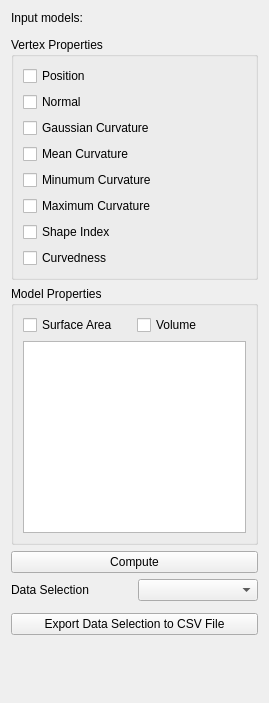
<?xml version="1.0" encoding="UTF-8"?>
<ui version="4.0">
 <class>SurfaceFeatureExtractor</class>
 <widget class="qMRMLWidget" name="SurfaceFeatureExtractor">
  <property name="geometry">
   <rect>
    <x>0</x>
    <y>0</y>
    <width>269</width>
    <height>703</height>
   </rect>
  </property>
  <layout class="QVBoxLayout" name="verticalLayout_2">
   <item>
    <widget class="QLabel" name="label">
     <property name="text">
      <string>Input models:</string>
     </property>
    </widget>
   </item>
   <item>
    <widget class="qMRMLCheckableNodeComboBox" name="CheckableNodeComboBox_inputNodes">
     <property name="nodeTypes">
      <stringlist>
       <string>vtkMRMLModelNode</string>
      </stringlist>
     </property>
    </widget>
   </item>
   <item>
    <widget class="QGroupBox" name="groupBox">
     <property name="title">
      <string>Vertex Properties</string>
     </property>
     <layout class="QVBoxLayout" name="verticalLayout">
      <item>
       <widget class="QCheckBox" name="checkBox_position">
        <property name="text">
         <string>Position</string>
        </property>
       </widget>
      </item>
      <item>
       <widget class="QCheckBox" name="checkBox_normal">
        <property name="text">
         <string>Normal</string>
        </property>
       </widget>
      </item>
      <item>
       <widget class="QCheckBox" name="checkBox_gaussianCurvature">
        <property name="text">
         <string>Gaussian Curvature</string>
        </property>
       </widget>
      </item>
      <item>
       <widget class="QCheckBox" name="checkBox_meanCurvature">
        <property name="text">
         <string>Mean Curvature</string>
        </property>
       </widget>
      </item>
      <item>
       <widget class="QCheckBox" name="checkBox_minimumCurvature">
        <property name="text">
         <string>Minumum Curvature</string>
        </property>
       </widget>
      </item>
      <item>
       <widget class="QCheckBox" name="checkBox_maximumCurvature">
        <property name="text">
         <string>Maximum Curvature</string>
        </property>
       </widget>
      </item>
      <item>
       <widget class="QCheckBox" name="checkBox_shapeIndex">
        <property name="text">
         <string>Shape Index</string>
        </property>
       </widget>
      </item>
      <item>
       <widget class="QCheckBox" name="checkBox_curvedness">
        <property name="text">
         <string>Curvedness</string>
        </property>
       </widget>
      </item>
     </layout>
    </widget>
   </item>
   <item>
    <widget class="QGroupBox" name="groupBox_2">
     <property name="title">
      <string>Model Properties</string>
     </property>
     <layout class="QGridLayout" name="gridLayout">
      <item row="0" column="0">
       <widget class="QCheckBox" name="checkBox_surfaceArea">
        <property name="text">
         <string>Surface Area</string>
        </property>
       </widget>
      </item>
      <item row="1" column="0" colspan="2">
       <widget class="QTableWidget" name="tableWidget_modelProperties">
        <property name="minimumSize">
         <size>
          <width>0</width>
          <height>150</height>
         </size>
        </property>
       </widget>
      </item>
      <item row="0" column="1">
       <widget class="QCheckBox" name="checkBox_volume">
        <property name="text">
         <string>Volume</string>
        </property>
       </widget>
      </item>
     </layout>
    </widget>
   </item>
   <item>
    <widget class="QPushButton" name="pushButton_compute">
     <property name="toolTip">
      <string>Perform selected processing steps.</string>
     </property>
     <property name="text">
      <string>Compute</string>
     </property>
    </widget>
   </item>
   <item>
    <layout class="QHBoxLayout" name="horizontalLayout">
     <item>
      <widget class="QLabel" name="label_2">
       <property name="text">
        <string>Data Selection</string>
       </property>
      </widget>
     </item>
     <item>
      <widget class="QComboBox" name="comboBox_dataSelection"/>
     </item>
    </layout>
   </item>
   <item>
    <widget class="ctkPathLineEdit" name="PathLineEdit_exportCSV">
     <property name="filters">
      <set>ctkPathLineEdit::AllEntries|ctkPathLineEdit::Dirs|ctkPathLineEdit::Drives|ctkPathLineEdit::Executable|ctkPathLineEdit::Files|ctkPathLineEdit::NoDot|ctkPathLineEdit::NoDotDot|ctkPathLineEdit::PermissionMask|ctkPathLineEdit::Readable|ctkPathLineEdit::Writable</set>
     </property>
     <property name="nameFilters">
      <stringlist>
       <string>*.csv</string>
      </stringlist>
     </property>
    </widget>
   </item>
   <item>
    <widget class="QPushButton" name="pushButton_export">
     <property name="text">
      <string>Export Data Selection to CSV File</string>
     </property>
    </widget>
   </item>
   <item>
    <spacer name="verticalSpacer">
     <property name="orientation">
      <enum>Qt::Vertical</enum>
     </property>
     <property name="sizeHint" stdset="0">
      <size>
       <width>20</width>
       <height>40</height>
      </size>
     </property>
    </spacer>
   </item>
  </layout>
 </widget>
 <customwidgets>
  <customwidget>
   <class>qMRMLCheckableNodeComboBox</class>
   <extends>qMRMLNodeComboBox</extends>
   <header>qMRMLCheckableNodeComboBox.h</header>
  </customwidget>
  <customwidget>
   <class>qMRMLNodeComboBox</class>
   <extends>QWidget</extends>
   <header>qMRMLNodeComboBox.h</header>
  </customwidget>
  <customwidget>
   <class>qMRMLWidget</class>
   <extends>QWidget</extends>
   <header>qMRMLWidget.h</header>
   <container>1</container>
  </customwidget>
  <customwidget>
   <class>ctkPathLineEdit</class>
   <extends>QWidget</extends>
   <header>ctkPathLineEdit.h</header>
  </customwidget>
 </customwidgets>
 <resources/>
 <connections>
  <connection>
   <sender>SurfaceFeatureExtractor</sender>
   <signal>mrmlSceneChanged(vtkMRMLScene*)</signal>
   <receiver>CheckableNodeComboBox_inputNodes</receiver>
   <slot>setMRMLScene(vtkMRMLScene*)</slot>
   <hints>
    <hint type="sourcelabel">
     <x>122</x>
     <y>132</y>
    </hint>
    <hint type="destinationlabel">
     <x>248</x>
     <y>61</y>
    </hint>
   </hints>
  </connection>
 </connections>
</ui>
